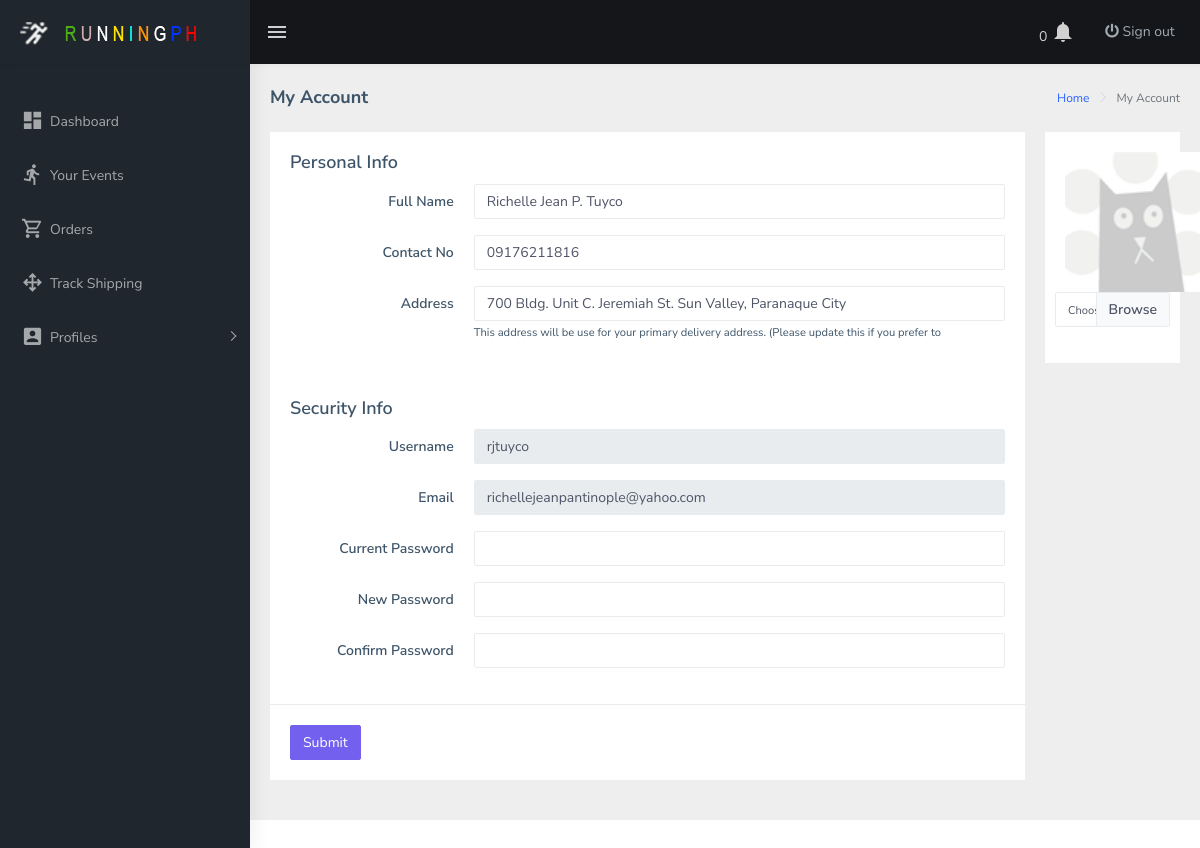
Page /admin/user_account (signed in) on the committed database.
### tables this page shows
CREATE TABLE `users` (
  `ID` int(10) NOT NULL,
  `name` varchar(100) DEFAULT NULL,
  `password` text NOT NULL,
  `email` varchar(100) NOT NULL,
  `mobile` varchar(100) DEFAULT NULL,
  `address` text,
  `username` varchar(100) NOT NULL,
  `photo` varchar(100) DEFAULT 'avatar.png',
  `status` int(1) NOT NULL DEFAULT '0',
  `user_type` varchar(45) NOT NULL,
  `date_added` date DEFAULT NULL
);

### helpers/loader.php (called while the page is built, shortened)
<?php
class Load{
	public static function view($file,$var=null){
		if(is_array($var)){
			foreach( $var as $k=>$v ) {
				$k = str_replace("@", '', $k);
				$var[$k] = $v;
			}
			extract($var);
		}
		include_once('_views/'.$file.'.php');
	}
	public static function controller($file,$var=null){
		$controller = new $current_page();
		$controller->FIRST();
	}
}

### _controllers/user_account.php (called while the page is built, shortened)
<?php
class User_account extends Admin {
	function FIRST(){
		$user = new User();
		$data = array("successmsg"=>"Welcome to your RunningPH account!");
		$data['myAccount'] = $user->getUserDetails($_SESSION['user_ID']);
		$data['username'] = $this->getUsername($data['myAccount']);
		$data['email'] = $this->getEmail($data['myAccount']);
		$data['profilePic'] = $this->getPhoto($data['myAccount']);
		$data['fullname'] = $this->getFullname($data['myAccount']);
		$data['mobile'] = $this->getMobile($data['myAccount']);
		$data['address'] = $this->getAddress($data['myAccount']);
		Load::view('admin/user_account_vw',$data);
	}
	function getFullname($records){
		$fullname = '';
		if($records){
			foreach($records as $k=>$v){
				$fullname = $v['name'];
			}
		}
		return $fullname;
	}
	function getMobile($records){
		$mobile = '';
		if($records){
			foreach($records as $k=>$v){
				$mobile = $v['mobile'];
			}
		}
		return $mobile;
	}
	function getAddress($records){
		$address = '';
		if($records){
			foreach($records as $k=>$v){
				$address = $v['address'];
			}
		}
		return $address;
	}
	function getUsername($records){
		$username = '';
		if($records){
			foreach($records as $k=>$v){
				$username = $v['username'];
			}
		}
		return $username;
	}
	function getEmail($records){
		$email = '';
		if($records){
			foreach($records as $k=>$v){
				$email = $v['email'];
			}
		}
		return $email;
	}
	function getPhoto($records){
		$photo = '';
		if($records){
			foreach($records as $k=>$v){
				$photo = $v['photo'];
			}
		}
		return $photo;
	}
}

### index.php (called while the page is built, shortened)
<?php
include('helpers/loader.php');
include('helpers/db.php');
$current_func = isset($_GET['func']) ? $_GET['func'] : "FIRST";
$controller = new $current_page();
$controller->$current_func();

### helpers/db.php (called while the page is built, shortened)
<?php
class DB{
    private $con;
    private $opt;
    public function __construct($param = array()){
        $this->opt = array(
            PDO::ATTR_ERRMODE            => PDO::ERRMODE_EXCEPTION,
            PDO::ATTR_DEFAULT_FETCH_MODE => PDO::FETCH_ASSOC,
            PDO::ATTR_PERSISTENT         => false
        );
    }
    private function connect_sub($dbaccess = 1){
        switch($dbaccess){
            default : $DBUSER = DBUSER; $DBPASS = DBPASS;
        }
        try{
            $this->con = new PDO('mysql:host='.DBHOST.
                                     ';dbname='.DBNAME,
                                     $DBUSER,
                                     $DBPASS,
                                     $this->opt);
        }
        catch(PDOException $e){
            if($dbaccess<5){
                $dbaccess++;
                $this->connect_sub($dbaccess);
            }
            else
                return false;
        }
    }
    public function query($query,$param=array(),$con=true){
        $stmt = $this->con->prepare($query);
        $stmt->execute();
        return $stmt;
    }
}

### _models/user.php (called while the page is built, shortened)
<?php
class User{
	function getUserDetails($uid){
		$db = new DB();
		$stmt = $db->query("SELECT * FROM users
			WHERE ID = $uid", array());
		$result = $stmt->fetchAll(PDO::FETCH_ASSOC);
		return (empty($result)) ? false : $result;
	}
}

### _views/admin/user_account_vw.php (the view, shortened to what this page needs)
 <div class="page-wrapper">
             <div class="page-breadcrumb">
                <div class="row">
                    <div class="col-12 d-flex no-block align-items-center">
                        <h4 class="page-title">My Account</h4>
                        <div class="ml-auto text-right">
                            <nav aria-label="breadcrumb">
                                <ol class="breadcrumb">
                                    <li class="breadcrumb-item"><a href="#">Home</a></li>
                                    <li class="breadcrumb-item active" aria-current="page">My Account</li>
                                </ol>
                            </nav>
                        </div>
                    </div>
                </div>
            </div>
            <div class="container-fluid">
                <div class="row">
                    <div class="col-md-10">
                        <div class="card">
                            <form class="form-horizontal" action="" name="form" method="POST">
                                <div class="card-body">
                                    <h4 class="card-title">Personal Info</h4>
                                    <div class="form-group row">
                                        <label for="fname" class="col-sm-3 text-right control-label col-form-label">Full Name</label>
                                        <div class="col-sm-9">
                                            <input type="text" class="form-control" id="fullname" name="fullname" value="<?php echo !empty($_SESSION['user_ID']) ? $fullname : '' ?>">
                                        </div>
                                    </div>
                                    <div class="form-group row">
                                        <label for="cono1" class="col-sm-3 text-right control-label col-form-label">Contact No</label>
                                        <div class="col-sm-9">
                                            <input type="text" class="form-control" id="contactno" name="contactno" value="<?php echo !empty($_SESSION['user_ID']) ? $mobile : '' ?>">
                                        </div>
                                    </div>
                                    <div class="form-group row">
                                        <label for="address" class="col-sm-3 text-right control-label col-form-label">Address</label>
                                        <div class="col-sm-9">
                                            <input type="text" class="form-control" id="address" name="address" value="<?php echo !empty($address) ? $address : '' ?>">
                                            <small> This address will be use for your primary delivery address. (Please update this if you prefer to </small>
                                        </div>
                                    </div>
                                </div>
                                <div class="card-body">
                                    <h4 class="card-title">Security Info</h4>
                                    <div class="form-group row">
                                        <label for="username" class="col-sm-3 text-right control-label col-form-label">Username</label>
                                        <div class="col-sm-9">
                                            <input disabled type="text" class="form-control" id="username" value="<?php echo $username; ?>">
                                        </div>
                                    </div>
                                    <div class="form-group row">
                                        <label for="email" class="col-sm-3 text-right control-label col-form-label">Email</label>
                                        <div class="col-sm-9">
                                            <input disabled type="text" class="form-control" id="email" value="<?php echo $email; ?>">
                                        </div>
                                    </div>
                                    <div class="form-group row">
                                        <label for="password" class="col-sm-3 text-right control-label col-form-label">Current Password</label>
                                        <div class="col-sm-9">
                                        <div class="input-group">
                                            <input type="password" id="current-password" class="form-control" aria-label="Current Password" aria-describedby="basic-addon2">
                                        </div>
                                        </div>
                                    </div>
                                    <div class="form-group row">
                                        <label for="password" class="col-sm-3 text-right control-label col-form-label">New Password</label>
                                        <div class="col-sm-9">
                                            <input type="password" class="form-control" id="new-password" placeholder="">
                                        </div>
                                    </div>
                                    <div class="form-group row">
                                        <label for="password" class="col-sm-3 text-right control-label col-form-label">Confirm Password</label>
                                        <div class="col-sm-9">
                                            <input type="password" class="form-control" id="confirm-password" placeholder="">
                                        </div>
                                    </div>
                                </div>
                                <div class="border-top">
                                    <div class="card-body">
                                        <button type="button" id="btnUserUpdate" class="btn btn-primary">Submit</button>
                                    </div>
                                </div>
                            </form>
                        </div>
                    </div>
                    <div class="col-md-2">
                        <div class="card">
                             <form class="form-horizontal">
                                <div class="card-body">
                                    <img width="140px" height="140px" src="<?php echo SITE_URL.'/uploads/'.$profilePic; ?>">
                                    <div class="form-group row">
                                         <div class="custom-file">
                                            <label class="custom-file-label" for="validatedCustomFile"><small>Choose File..</small></label>
                                        </div>
                                    </div>
                                </div>
                            </form>
                        </div>
                    </div>
                </div>
            </div>
</div>

### rows in the picture
users: fullname "Richelle Jean P. Tuyco", contactno "09176211816", address "700 Bldg. Unit C. Jeremiah St. Sun Valley, Paranaque City", username "rjtuyco", email "richellejeanpantinople@yahoo.com", photo (placeholder picture)
